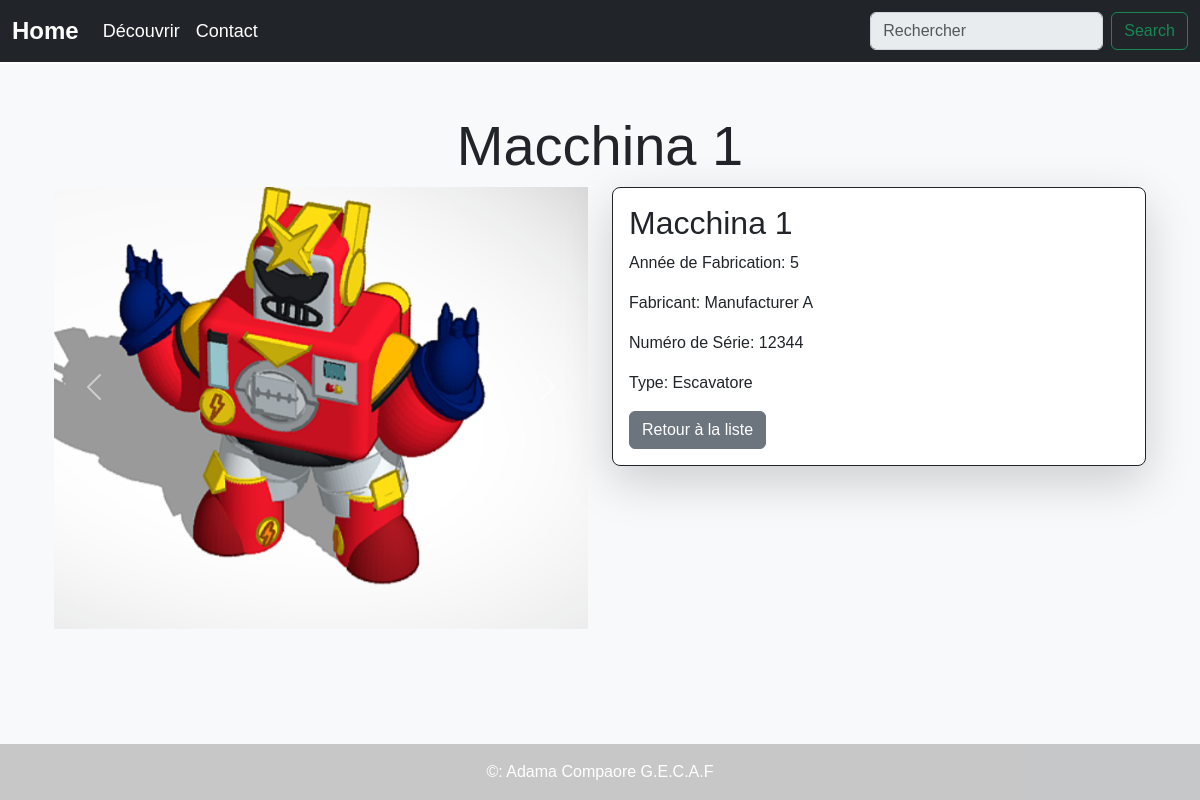
The page /pagina/5/ on the database its author committed.
### progetto_macchine/models.py (models this page shows, shortened)
class Machine(models.Model):
    name = models.CharField(max_length=100)
    manufacturer = models.CharField(max_length=100)
    year_manufactured = models.IntegerField()
    serial_number = models.CharField(max_length=50)
    machine_type = models.CharField(max_length=100)

class MachineImage(models.Model):
    machine = models.ForeignKey(Machine, on_delete=models.CASCADE)
    image = models.ImageField(upload_to='images/')

### progetto_macchine/views.py (the view)
# urls.py: path('pagina/<int:pk>/', views.MachineDetailView.as_view(), name="progetto_macchine-detailpagina"),
class MachineDetailView(DetailView):
    model = Machine
    template_name = 'progetto_macchine/detailpagina.html'
    context_object_name = 'machine'

### progetto_macchine/templates/progetto_macchine/detailpagina.html (shortened to what this page needs)
{% extends "progetto_macchine/base.html" %}
{% block content %}
<div class="container">
  <div class="row mt-5">
    <div class="col-lg-12 text-center">
      <h1 class="display-4">{{ machine.name }}</h1>
    </div>
    <div class="col-lg-6">
        <div id="carouselExampleControls" class="carousel slide" data-bs-ride="carousel" style="height: 400px;">
          <div class="carousel-inner">
              {% for image in machine.machineimage_set.all %}
              <div class="carousel-item {% if forloop.first %}active{% endif %}">
                  <img src="{{ image.image.url }}" class="d-block w-100 h-100" alt="{{ machine.name }}">
              </div>
              {% endfor %}
          </div>
          <button class="carousel-control-prev" type="button" data-bs-target="#carouselExampleControls" data-bs-slide="prev">
            <span class="carousel-control-prev-icon" aria-hidden="true"></span>
          </button>
          <button class="carousel-control-next" type="button" data-bs-target="#carouselExampleControls" data-bs-slide="next">
            <span class="carousel-control-next-icon" aria-hidden="true"></span>
          </button>
        </div>
    </div>
    <div class="col-lg-6">
      <div class="card border border-dark rounded-3 shadow-lg hover-effect">
        <div class="card-body">
          <h2 class="card-title">{{ machine.name }}</h2>
          <p class="card-text">Année de Fabrication: {{ machine.year_manufactured }}</p>
          <p class="card-text">Fabricant: {{ machine.manufacturer }}</p>
          <p class="card-text">Numéro de Série: {{ machine.serial_number }}</p>
          <p class="card-text">Type: {{ machine.machine_type }}</p>
          <a href="{% url 'progetto_macchine-pagina' %}" class="btn btn-secondary">Retour à la liste</a>
        </div>
      </div>
    </div>
  </div>
</div>
{% endblock content %}

### progetto_macchine/templates/progetto_macchine/base.html (style rules this page uses)
body { background-color: #f8f9fa; color: #212529; font-family: Arial, sans-serif; min-height: calc(100vh - 56px); position: relative; }
.card { transition: transform 0.3s; border: none; }

### rows shown on the page
Machine: name "Macchina 1", year_manufactured "5", manufacturer "Manufacturer A", serial_number "12344", machine_type "Escavatore"
MachineImage: image (picture)
